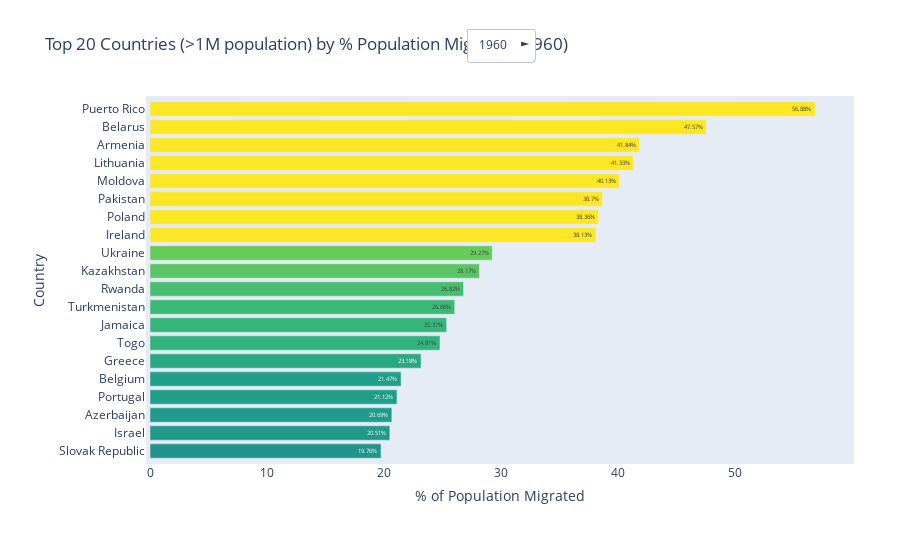

The notebook cell this image was saved under:
### Code cell
mig = pd.read_excel('P_Data_Extract_From_Global_Bilateral_Migration.xlsx')


pop = pd.read_excel('API_SP.POP.TOTL_DS2_en_excel_v2_124779.xlsx', skiprows=3)


pop.columns = pop.columns.map(str).str.strip()


years = ['1960 [1960]', '1970 [1970]', '1980 [1980]', '1990 [1990]', '2000 [2000]']


for year in years:
    mig[year] = pd.to_numeric(mig[year], errors='coerce')
    year_short = year.split()[0]
    if year_short in pop.columns:
        pop[year_short] = pd.to_numeric(pop[year_short], errors='coerce')


fig = go.Figure()
buttons = []

# Create one bar chart per year
for i, year in enumerate(years):
    year_short = year.split()[0]

    if year_short not in pop.columns:
        print(f"⚠️ Skipping {year_short} — not in population data.")
        continue


    mig_year = mig.groupby('Country Origin Name')[year].sum().reset_index()
    pop_year = pop[['Country Name', year_short]].copy()


    merged = pd.merge(mig_year, pop_year, left_on='Country Origin Name', right_on='Country Name', how='left')
    merged = merged.dropna()
    merged = merged[merged[year] > 0]


    merged = merged[merged[year_short] >= 1_000_000]


    merged['% Migrated'] = (merged[year] / merged[year_short]) * 100


    merged = merged[merged['% Migrated'] <= 100]
    
    # Get top 20 countries by % migrated
    top_20 = merged.nlargest(20, '% Migrated').sort_values('% Migrated', ascending=True)

    fig.add_trace(go.Bar(
        y=top_20['Country Name'],
        x=top_20['% Migrated'],
        orientation='h',
        text=top_20['% Migrated'].round(2).astype(str) + '%',
        textposition='auto',
        hoverinfo='text',
        hovertext=[
            f"<b>{row['Country Name']}</b><br>"
            f"Migrants: {row[year]:,}<br>"
            f"Population: {row[year_short]:,}<br>"
            f"% Migrated: {row['% Migrated']:.2f}%"
            for _, row in top_20.iterrows()
        ],
        visible=(i == 0),
        name=year_short,
        marker=dict(
            color=top_20['% Migrated'],
            colorscale='Viridis',
            cmin=0,
            cmax=merged['% Migrated'].quantile(0.95)
    )))


    visibility = [False] * len(years)
    visibility[i] = True
    buttons.append(dict(label=year_short, method='update',
                        args=[{'visible': visibility},
                              {'title': f'Top 20 Countries (>1M pop) by % Migrated ({year_short})'}]))

# Layout
fig.update_layout(
    updatemenus=[dict(
        buttons=buttons,
        direction='right',
        showactive=True,
        x=0.5,
        y=1.2,
        xanchor='center',
        yanchor='top'
    )],
    title='Top 20 Countries (>1M population) by % Population Migrated (1960)',
    xaxis_title='% of Population Migrated',
    yaxis_title='Country',
    height=700,
    margin=dict(l=150, r=50, b=100, t=100, pad=4),
    showlegend=False
)

fig.show()

### Figure 1 — Plotly figure (JSON) as saved in the notebook; plotly's stock layout.template omitted (floating-point values rounded to 4 significant figures)
{"data": [{"hoverinfo": "text", "hovertext": ["<b>Slovak Republic</b><br>Migrants: 803,720.0<br>Population: 4,068,095.0<br>% Migrated: 19.76%", "<b>Israel</b><br>Migrants: 433,622.0<br>Population: 2,114,020.0<br>% Migrated: 20.51%", "<b>Azerbaijan</b><br>Migrants: 805,589.0<br>Population: 3,894,500.0<br>% Migrated: 20.69%", "<b>Portugal</b><br>Migrants: 1,871,038.0<br>Population: 8,857,716.0<br>% Migrated: 21.12%", "<b>Belgium</b><br>Migrants: 1,965,688.0<br>Population: 9,153,489.0<br>% Migrated: 21.47%", "<b>Greece</b><br>Migrants: 1,931,612.0<br>Population: 8,331,725.0<br>% Migrated: 23.18%", "<b>Togo</b><br>Migrants: 415,032.0<br>Population: 1,673,110.0<br>% Migrated: 24.81%", "<b>Jamaica</b><br>Migrants: 418,639.0<br>Population: 1,650,005.0<br>% Migrated: 25.37%", "<b>Turkmenistan</b><br>Migrants: 428,349.0<br>Population: 1,643,457.0<br>% Migrated: 26.06%", "<b>Rwanda</b><br>Migrants: 810,601.0<br>Population: 3,022,294.0<br>% Migrated: 26.82%", "<b>Kazakhstan</b><br>Migrants: 2,656,674.0<br>Population: 9,429,981.0<br>% Migrated: 28.17%", "<b>Ukraine</b><br>Migrants: 12,535,630.0<br>Population: 42,824,093.0<br>% Migrated: 29.27%", "<b>Ireland</b><br>Migrants: 1,078,540.0<br>Population: 2,828,600.0<br>% Migrated: 38.13%", "<b>Poland</b><br>Migrants: 11,370,207.0<br>Population: 29,637,450.0<br>% Migrated: 38.36%", "<b>Pakistan</b><br>Migrants: 17,689,430.0<br>Population: 45,709,310.0<br>% Migrated: 38.70%", "<b>Moldova</b><br>Migrants: 825,927.0<br>Population: 2,058,020.0<br>% Migrated: 40.13%", "<b>Lithuania</b><br>Migrants: 1,148,446.0<br>Population: 2,778,550.0<br>% Migrated: 41.33%", "<b>Armenia</b><br>Migrants: 779,847.0<br>Population: 1,863,705.0<br>% Migrated: 41.84%", "<b>Belarus</b><br>Migrants: 3,899,584.0<br>Population: 8,198,000.0<br>% Migrated: 47.57%", "<b>Puerto Rico</b><br>Migrants: 1,341,184.0<br>Population: 2,358,000.0<br>% Migrated: 56.88%"], "marker": {"cmax": 38.27, "cmin": 0, "color": [19.76, 20.51, 20.69, 21.12, 21.47, 23.18, 24.81, 25.37, 26.06, 26.82, 28.17, 29.27, 38.13, 38.36, 38.7, 40.13, 41.33, 41.84, 47.57, 56.88], "colorscale": [[0, "#440154"], [0.1111, "#482878"], [0.2222, "#3e4989"], [0.3333, "#31688e"], [0.4444, "#26828e"], [0.5556, "#1f9e89"], [0.6667, "#35b779"], [0.7778, "#6ece58"], [0.8889, "#b5de2b"], [1, "#fde725"]]}, "name": "1960", "orientation": "h", "text": ["19.76%", "20.51%", "20.69%", "21.12%", "21.47%", "23.18%", "24.81%", "25.37%", "26.06%", "26.82%", "28.17%", "29.27%", "38.13%", "38.36%", "38.7%", "40.13%", "41.33%", "41.84%", "47.57%", "56.88%"], "textposition": "auto", "type": "bar", "visible": true, "x": [19.76, 20.51, 20.69, 21.12, 21.47, 23.18, 24.81, 25.37, 26.06, 26.82, 28.17, 29.27, 38.13, 38.36, 38.7, 40.13, 41.33, 41.84, 47.57, 56.88], "y": ["Slovak Republic", "Israel", "Azerbaijan", "Portugal", "Belgium", "Greece", "Togo", "Jamaica", "Turkmenistan", "Rwanda", "Kazakhstan", "Ukraine", "Ireland", "Poland", "Pakistan", "Moldova", "Lithuania", "Armenia", "Belarus", "Puerto Rico"]}, {"hoverinfo": "text", "hovertext": ["<b>Algeria</b><br>Migrants: 3,402,165.0<br>Population: 13,783,719.0<br>% Migrated: 24.68%", "<b>Estonia</b><br>Migrants: 345,621.0<br>Population: 1,360,076.0<br>% Migrated: 25.41%", "<b>Ukraine</b><br>Migrants: 12,725,202.0<br>Population: 47,261,306.0<br>% Migrated: 26.93%", "<b>Greece</b><br>Migrants: 2,374,552.0<br>Population: 8,792,806.0<br>% Migrated: 27.01%", "<b>Latvia</b><br>Migrants: 644,841.0<br>Population: 2,359,164.0<br>% Migrated: 27.33%", "<b>Burkina Faso</b><br>Migrants: 1,588,292.0<br>Population: 5,610,304.0<br>% Migrated: 28.31%", "<b>Pakistan</b><br>Migrants: 17,044,428.0<br>Population: 60,166,719.0<br>% Migrated: 28.33%", "<b>Jamaica</b><br>Migrants: 543,472.0<br>Population: 1,878,196.0<br>% Migrated: 28.94%", "<b>Portugal</b><br>Migrants: 2,568,531.0<br>Population: 8,680,431.0<br>% Migrated: 29.59%", "<b>Kazakhstan</b><br>Migrants: 3,704,618.0<br>Population: 12,419,057.0<br>% Migrated: 29.83%", "<b>Poland</b><br>Migrants: 10,423,895.0<br>Population: 32,664,300.0<br>% Migrated: 31.91%", "<b>Armenia</b><br>Migrants: 855,275.0<br>Population: 2,475,633.0<br>% Migrated: 34.55%", "<b>Moldova</b><br>Migrants: 906,959.0<br>Population: 2,437,590.0<br>% Migrated: 37.21%", "<b>Lesotho</b><br>Migrants: 387,006.0<br>Population: 1,019,273.0<br>% Migrated: 37.97%", "<b>Lithuania</b><br>Migrants: 1,349,788.0<br>Population: 3,139,689.0<br>% Migrated: 42.99%", "<b>Eritrea</b><br>Migrants: 543,725.0<br>Population: 1,243,453.0<br>% Migrated: 43.73%", "<b>Jordan</b><br>Migrants: 699,934.0<br>Population: 1,565,163.0<br>% Migrated: 44.72%", "<b>Belarus</b><br>Migrants: 4,567,013.0<br>Population: 9,040,000.0<br>% Migrated: 50.52%", "<b>Puerto Rico</b><br>Migrants: 1,942,981.0<br>Population: 2,718,000.0<br>% Migrated: 71.49%", "<b>Ireland</b><br>Migrants: 2,246,669.0<br>Population: 2,957,250.0<br>% Migrated: 75.97%"], "marker": {"cmax": 37.47, "cmin": 0, "color": [24.68, 25.41, 26.93, 27.01, 27.33, 28.31, 28.33, 28.94, 29.59, 29.83, 31.91, 34.55, 37.21, 37.97, 42.99, 43.73, 44.72, 50.52, 71.49, 75.97], "colorscale": [[0, "#440154"], [0.1111, "#482878"], [0.2222, "#3e4989"], [0.3333, "#31688e"], [0.4444, "#26828e"], [0.5556, "#1f9e89"], [0.6667, "#35b779"], [0.7778, "#6ece58"], [0.8889, "#b5de2b"], [1, "#fde725"]]}, "name": "1970", "orientation": "h", "text": ["24.68%", "25.41%", "26.93%", "27.01%", "27.33%", "28.31%", "28.33%", "28.94%", "29.59%", "29.83%", "31.91%", "34.55%", "37.21%", "37.97%", "42.99%", "43.73%", "44.72%", "50.52%", "71.49%", "75.97%"], "textposition": "auto", "type": "bar", "visible": false, "x": [24.68, 25.41, 26.93, 27.01, 27.33, 28.31, 28.33, 28.94, 29.59, 29.83, 31.91, 34.55, 37.21, 37.97, 42.99, 43.73, 44.72, 50.52, 71.49, 75.97], "y": ["Algeria", "Estonia", "Ukraine", "Greece", "Latvia", "Burkina Faso", "Pakistan", "Jamaica", "Portugal", "Kazakhstan", "Poland", "Armenia", "Moldova", "Lesotho", "Lithuania", "Eritrea", "Jordan", "Belarus", "Puerto Rico", "Ireland"]}, {"hoverinfo": "text", "hovertext": ["<b>Azerbaijan</b><br>Migrants: 1,477,265.0<br>Population: 6,160,500.0<br>% Migrated: 23.98%", "<b>Greece</b><br>Migrants: 2,366,529.0<br>Population: 9,642,505.0<br>% Migrated: 24.54%", "<b>Latvia</b><br>Migrants: 618,379.0<br>Population: 2,511,701.0<br>% Migrated: 24.62%", "<b>Georgia</b><br>Migrants: 1,134,883.0<br>Population: 4,467,700.0<br>% Migrated: 25.40%", "<b>Ukraine</b><br>Migrants: 12,736,223.0<br>Population: 49,955,152.0<br>% Migrated: 25.50%", "<b>Burkina Faso</b><br>Migrants: 1,808,815.0<br>Population: 6,947,900.0<br>% Migrated: 26.03%", "<b>Poland</b><br>Migrants: 9,600,733.0<br>Population: 35,574,150.0<br>% Migrated: 26.99%", "<b>Kazakhstan</b><br>Migrants: 4,118,173.0<br>Population: 15,152,949.0<br>% Migrated: 27.18%", "<b>Armenia</b><br>Migrants: 861,079.0<br>Population: 3,107,415.0<br>% Migrated: 27.71%", "<b>Lebanon</b><br>Migrants: 881,132.0<br>Population: 2,944,763.0<br>% Migrated: 29.92%", "<b>Lesotho</b><br>Migrants: 437,098.0<br>Population: 1,406,521.0<br>% Migrated: 31.08%", "<b>Moldova</b><br>Migrants: 881,014.0<br>Population: 2,708,675.0<br>% Migrated: 32.53%", "<b>Lithuania</b><br>Migrants: 1,132,057.0<br>Population: 3,413,202.0<br>% Migrated: 33.17%", "<b>Eritrea</b><br>Migrants: 581,111.0<br>Population: 1,605,797.0<br>% Migrated: 36.19%", "<b>Portugal</b><br>Migrants: 3,744,028.0<br>Population: 9,766,312.0<br>% Migrated: 38.34%", "<b>Jamaica</b><br>Migrants: 853,625.0<br>Population: 2,145,658.0<br>% Migrated: 39.78%", "<b>Belarus</b><br>Migrants: 4,639,173.0<br>Population: 9,643,000.0<br>% Migrated: 48.11%", "<b>Ireland</b><br>Migrants: 1,823,479.0<br>Population: 3,412,800.0<br>% Migrated: 53.43%", "<b>Jordan</b><br>Migrants: 1,256,784.0<br>Population: 2,234,186.0<br>% Migrated: 56.25%", "<b>Puerto Rico</b><br>Migrants: 2,322,435.0<br>Population: 3,206,000.0<br>% Migrated: 72.44%"], "marker": {"cmax": 33.62, "cmin": 0, "color": [23.98, 24.54, 24.62, 25.4, 25.5, 26.03, 26.99, 27.18, 27.71, 29.92, 31.08, 32.53, 33.17, 36.19, 38.34, 39.78, 48.11, 53.43, 56.25, 72.44], "colorscale": [[0, "#440154"], [0.1111, "#482878"], [0.2222, "#3e4989"], [0.3333, "#31688e"], [0.4444, "#26828e"], [0.5556, "#1f9e89"], [0.6667, "#35b779"], [0.7778, "#6ece58"], [0.8889, "#b5de2b"], [1, "#fde725"]]}, "name": "1980", "orientation": "h", "text": ["23.98%", "24.54%", "24.62%", "25.4%", "25.5%", "26.03%", "26.99%", "27.18%", "27.71%", "29.92%", "31.08%", "32.53%", "33.17%", "36.19%", "38.34%", "39.78%", "48.11%", "53.43%", "56.25%", "72.44%"], "textposition": "auto", "type": "bar", "visible": false, "x": [23.98, 24.54, 24.62, 25.4, 25.5, 26.03, 26.99, 27.18, 27.71, 29.92, 31.08, 32.53, 33.17, 36.19, 38.34, 39.78, 48.11, 53.43, 56.25, 72.44], "y": ["Azerbaijan", "Greece", "Latvia", "Georgia", "Ukraine", "Burkina Faso", "Poland", "Kazakhstan", "Armenia", "Lebanon", "Lesotho", "Moldova", "Lithuania", "Eritrea", "Portugal", "Jamaica", "Belarus", "Ireland", "Jordan", "Puerto Rico"]}, {"hoverinfo": "text", "hovertext": ["<b>Armenia</b><br>Migrants: 940,667.0<br>Population: 3,552,128.0<br>% Migrated: 26.48%", "<b>Ukraine</b><br>Migrants: 14,357,496.0<br>Population: 52,054,092.0<br>% Migrated: 27.58%", "<b>Azerbaijan</b><br>Migrants: 2,033,808.0<br>Population: 7,175,200.0<br>% Migrated: 28.34%", "<b>Lithuania</b><br>Migrants: 1,178,272.0<br>Population: 3,697,838.0<br>% Migrated: 31.86%", "<b>Eritrea</b><br>Migrants: 651,007.0<br>Population: 2,032,737.0<br>% Migrated: 32.03%", "<b>Kazakhstan</b><br>Migrants: 5,578,190.0<br>Population: 17,154,054.0<br>% Migrated: 32.52%", "<b>Lebanon</b><br>Migrants: 1,198,245.0<br>Population: 3,595,175.0<br>% Migrated: 33.33%", "<b>Kuwait</b><br>Migrants: 562,113.0<br>Population: 1,684,819.0<br>% Migrated: 33.36%", "<b>Trinidad and Tobago</b><br>Migrants: 418,566.0<br>Population: 1,252,208.0<br>% Migrated: 33.43%", "<b>Portugal</b><br>Migrants: 3,561,515.0<br>Population: 9,983,218.0<br>% Migrated: 35.68%", "<b>Georgia</b><br>Migrants: 1,720,094.0<br>Population: 4,802,000.0<br>% Migrated: 35.82%", "<b>Lesotho</b><br>Migrants: 657,076.0<br>Population: 1,809,696.0<br>% Migrated: 36.31%", "<b>Bosnia and Herzegovina</b><br>Migrants: 1,655,460.0<br>Population: 4,448,652.0<br>% Migrated: 37.21%", "<b>Moldova</b><br>Migrants: 1,187,737.0<br>Population: 2,977,912.0<br>% Migrated: 39.88%", "<b>Belarus</b><br>Migrants: 5,058,853.0<br>Population: 10,189,348.0<br>% Migrated: 49.65%", "<b>Jamaica</b><br>Migrants: 1,263,827.0<br>Population: 2,379,877.0<br>% Migrated: 53.10%", "<b>Jordan</b><br>Migrants: 1,958,881.0<br>Population: 3,621,908.0<br>% Migrated: 54.08%", "<b>Ireland</b><br>Migrants: 1,927,868.0<br>Population: 3,513,974.0<br>% Migrated: 54.86%", "<b>West Bank and Gaza</b><br>Migrants: 1,582,365.0<br>Population: 1,978,248.0<br>% Migrated: 79.99%", "<b>Puerto Rico</b><br>Migrants: 2,906,426.0<br>Population: 3,537,000.0<br>% Migrated: 82.17%"], "marker": {"cmax": 37.12, "cmin": 0, "color": [26.48, 27.58, 28.34, 31.86, 32.03, 32.52, 33.33, 33.36, 33.43, 35.68, 35.82, 36.31, 37.21, 39.88, 49.65, 53.1, 54.08, 54.86, 79.99, 82.17], "colorscale": [[0, "#440154"], [0.1111, "#482878"], [0.2222, "#3e4989"], [0.3333, "#31688e"], [0.4444, "#26828e"], [0.5556, "#1f9e89"], [0.6667, "#35b779"], [0.7778, "#6ece58"], [0.8889, "#b5de2b"], [1, "#fde725"]]}, "name": "1990", "orientation": "h", "text": ["26.48%", "27.58%", "28.34%", "31.86%", "32.03%", "32.52%", "33.33%", "33.36%", "33.43%", "35.68%", "35.82%", "36.31%", "37.21%", "39.88%", "49.65%", "53.1%", "54.08%", "54.86%", "79.99%", "82.17%"], "textposition": "auto", "type": "bar", "visible": false, "x": [26.48, 27.58, 28.34, 31.86, 32.03, 32.52, 33.33, 33.36, 33.43, 35.68, 35.82, 36.31, 37.21, 39.88, 49.65, 53.1, 54.08, 54.86, 79.99, 82.17], "y": ["Armenia", "Ukraine", "Azerbaijan", "Lithuania", "Eritrea", "Kazakhstan", "Lebanon", "Kuwait", "Trinidad and Tobago", "Portugal", "Georgia", "Lesotho", "Bosnia and Herzegovina", "Moldova", "Belarus", "Jamaica", "Jordan", "Ireland", "West Bank and Gaza", "Puerto Rico"]}, {"hoverinfo": "text", "hovertext": ["<b>Lithuania</b><br>Migrants: 1,069,852.0<br>Population: 3,499,536.0<br>% Migrated: 30.57%", "<b>Lebanon</b><br>Migrants: 1,353,979.0<br>Population: 4,329,340.0<br>% Migrated: 31.27%", "<b>El Salvador</b><br>Migrants: 1,870,497.0<br>Population: 5,943,366.0<br>% Migrated: 31.47%", "<b>Eritrea</b><br>Migrants: 718,421.0<br>Population: 2,247,031.0<br>% Migrated: 31.97%", "<b>Estonia</b><br>Migrants: 463,050.0<br>Population: 1,396,985.0<br>% Migrated: 33.15%", "<b>Belarus</b><br>Migrants: 3,493,775.0<br>Population: 9,979,610.0<br>% Migrated: 35.01%", "<b>Kuwait</b><br>Migrants: 725,869.0<br>Population: 1,954,709.0<br>% Migrated: 37.13%", "<b>Azerbaijan</b><br>Migrants: 3,016,374.0<br>Population: 8,048,600.0<br>% Migrated: 37.48%", "<b>Jordan</b><br>Migrants: 2,200,488.0<br>Population: 5,386,945.0<br>% Migrated: 40.85%", "<b>Kazakhstan</b><br>Migrants: 6,764,727.0<br>Population: 15,501,103.0<br>% Migrated: 43.64%", "<b>Moldova</b><br>Migrants: 1,286,448.0<br>Population: 2,924,668.0<br>% Migrated: 43.99%", "<b>Trinidad and Tobago</b><br>Migrants: 614,539.0<br>Population: 1,319,774.0<br>% Migrated: 46.56%", "<b>Armenia</b><br>Migrants: 1,707,654.0<br>Population: 3,221,100.0<br>% Migrated: 53.01%", "<b>Georgia</b><br>Migrants: 2,279,261.0<br>Population: 4,077,131.0<br>% Migrated: 55.90%", "<b>Ireland</b><br>Migrants: 2,247,195.0<br>Population: 3,805,174.0<br>% Migrated: 59.06%", "<b>Bosnia and Herzegovina</b><br>Migrants: 2,587,705.0<br>Population: 4,159,771.0<br>% Migrated: 62.21%", "<b>West Bank and Gaza</b><br>Migrants: 1,931,712.0<br>Population: 2,922,153.0<br>% Migrated: 66.11%", "<b>Albania</b><br>Migrants: 2,048,024.0<br>Population: 3,089,027.0<br>% Migrated: 66.30%", "<b>Jamaica</b><br>Migrants: 1,860,114.0<br>Population: 2,607,826.0<br>% Migrated: 71.33%", "<b>Puerto Rico</b><br>Migrants: 2,981,082.0<br>Population: 3,810,605.0<br>% Migrated: 78.23%"], "marker": {"cmax": 51.72, "cmin": 0, "color": [30.57, 31.27, 31.47, 31.97, 33.15, 35.01, 37.13, 37.48, 40.85, 43.64, 43.99, 46.56, 53.01, 55.9, 59.06, 62.21, 66.11, 66.3, 71.33, 78.23], "colorscale": [[0, "#440154"], [0.1111, "#482878"], [0.2222, "#3e4989"], [0.3333, "#31688e"], [0.4444, "#26828e"], [0.5556, "#1f9e89"], [0.6667, "#35b779"], [0.7778, "#6ece58"], [0.8889, "#b5de2b"], [1, "#fde725"]]}, "name": "2000", "orientation": "h", "text": ["30.57%", "31.27%", "31.47%", "31.97%", "33.15%", "35.01%", "37.13%", "37.48%", "40.85%", "43.64%", "43.99%", "46.56%", "53.01%", "55.9%", "59.06%", "62.21%", "66.11%", "66.3%", "71.33%", "78.23%"], "textposition": "auto", "type": "bar", "visible": false, "x": [30.57, 31.27, 31.47, 31.97, 33.15, 35.01, 37.13, 37.48, 40.85, 43.64, 43.99, 46.56, 53.01, 55.9, 59.06, 62.21, 66.11, 66.3, 71.33, 78.23], "y": ["Lithuania", "Lebanon", "El Salvador", "Eritrea", "Estonia", "Belarus", "Kuwait", "Azerbaijan", "Jordan", "Kazakhstan", "Moldova", "Trinidad and Tobago", "Armenia", "Georgia", "Ireland", "Bosnia and Herzegovina", "West Bank and Gaza", "Albania", "Jamaica", "Puerto Rico"]}], "layout": {"autosize": true, "margin": {"b": 100, "l": 150, "pad": 4, "r": 50, "t": 100}, "showlegend": false, "title": {"text": "Top 20 Countries (>1M population) by % Population Migrated (1960)"}, "updatemenus": [{"buttons": [{"args": [{"visible": [true, false, false, false, false]}, {"title": "Top 20 Countries (>1M pop) by % Migrated (1960)"}], "label": "1960", "method": "update"}, {"args": [{"visible": [false, true, false, false, false]}, {"title": "Top 20 Countries (>1M pop) by % Migrated (1970)"}], "label": "1970", "method": "update"}, {"args": [{"visible": [false, false, true, false, false]}, {"title": "Top 20 Countries (>1M pop) by % Migrated (1980)"}], "label": "1980", "method": "update"}, {"args": [{"visible": [false, false, false, true, false]}, {"title": "Top 20 Countries (>1M pop) by % Migrated (1990)"}], "label": "1990", "method": "update"}, {"args": [{"visible": [false, false, false, false, true]}, {"title": "Top 20 Countries (>1M pop) by % Migrated (2000)"}], "label": "2000", "method": "update"}], "direction": "right", "showactive": true, "x": 0.5, "xanchor": "center", "y": 1.2, "yanchor": "top"}], "xaxis": {"autorange": true, "range": [0, 59.87], "title": {"text": "% of Population Migrated"}, "type": "linear"}, "yaxis": {"autorange": true, "range": [-0.5, 19.5], "title": {"text": "Country"}, "type": "category"}}}
